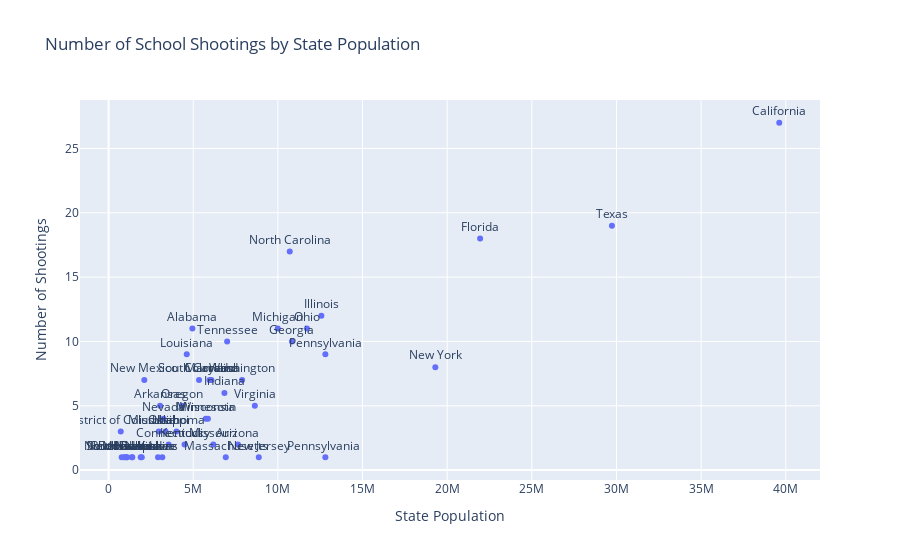

Here is the notebook cell this chart was saved with:
### Code cell
# lets see if there is a relation between the amount of school shootings and state population
state_pop_shootings = px.scatter(
    shooting_count,
    x='state_pop',
    y='NumberOfShootings',
    title='Number of School Shootings by State Population',
    text='state',
    labels={"state_pop": "State Population",
            "NumberOfShootings": "Number of Shootings"}
)
state_pop_shootings.update_traces(textposition='top center')
state_pop_shootings.show()

### Figure 1 — Plotly figure (JSON) as saved in the notebook; plotly's stock layout.template omitted (floating-point values rounded to 4 significant figures)
{"data": [{"hovertemplate": "State Population=%{x}<br>Number of Shootings=%{y}<br>state=%{text}<extra></extra>", "legendgroup": "", "marker": {"color": "#636efa", "symbol": "circle"}, "mode": "markers+text", "name": "", "orientation": "v", "showlegend": false, "text": ["Colorado", "Louisiana", "Georgia", "Pennsylvania ", "Massachusetts", "New Mexico", "Oklahoma", "Florida", "Mississippi", "Washington", "Ohio", "California", "Texas", "Pennsylvania", "Indiana", "Michigan", "New York", "Maryland", "New Jersey", "Rhode Island", "District of Columbia", "Minnesota", "North Carolina", "Illinois", "Tennessee", "Missouri", "Virginia", "Oregon", "Nevada", "Wisconsin", "Connecticut", "South Carolina", "Alabama", "Nebraska", "New Hampshire", "Hawaii", "Kentucky", "South Dakota", "Arkansas", "Arizona", "Utah", "Montana", "Delaware", "Idaho", "Kansas", "Iowa", "North Dakota"], "textposition": "top center", "type": "scatter", "x": [5961083, 4616106, 10830007, 12804123, 6922107, 2109093, 4007179, 21944577, 2961536, 7887965, 11714618, 39613493, 29730311, 12804123, 6842385, 9992427, 19299981, 6075314, 8870685, 1062583, 718355, 5739781, 10701022, 12569321, 7001803, 6184843, 8638218, 4325290, 3238601, 5867518, 3546588, 5342388, 4949697, 1960790, 1378449, 1401709, 4487233, 902542, 3042017, 7640796, 3363182, 1093117, 988619, 1896652, 2919179, 3174426, 774008], "xaxis": "x", "y": [7, 9, 10, 1, 1, 7, 3, 18, 3, 7, 11, 27, 19, 9, 6, 11, 8, 7, 1, 1, 3, 4, 17, 12, 10, 2, 5, 5, 4, 4, 2, 7, 11, 1, 1, 1, 2, 1, 5, 2, 3, 1, 1, 1, 1, 1, 1], "yaxis": "y"}], "layout": {"legend": {"tracegroupgap": 0}, "title": {"text": "Number of School Shootings by State Population"}, "xaxis": {"anchor": "y", "domain": [0, 1], "title": {"text": "State Population"}}, "yaxis": {"anchor": "x", "domain": [0, 1], "title": {"text": "Number of Shootings"}}}}
